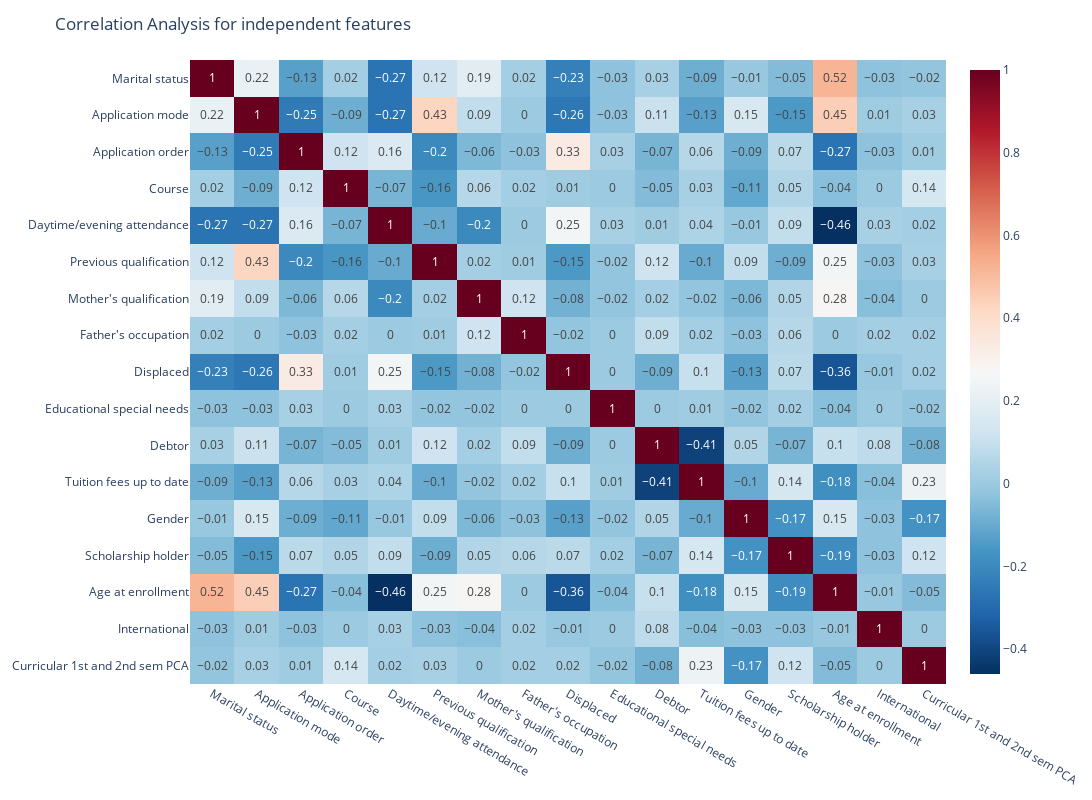

This figure's notebook cell:
### Code cell
fig = px.imshow(data.drop('Target', axis = 1).corr().round(2), text_auto=True, aspect="auto", color_continuous_scale='RdBu_r')
fig.update_layout(title = 'Correlation Analysis for independent features', height=800, width=1500)

fig.show()

### Figure 1 — Plotly figure (JSON) as saved in the notebook; plotly's stock layout.template omitted (floating-point values rounded to 4 significant figures; data arrays with more than 128 entries replaced by an {"elided": "..."} marker saying what was removed)
{"data": [{"coloraxis": "coloraxis", "hovertemplate": "x: %{x}<br>y: %{y}<br>color: %{z}<extra></extra>", "name": "0", "texttemplate": "%{z}", "type": "heatmap", "x": ["Marital status", "Application mode", "Application order", "Course", "Daytime/evening attendance", "Previous qualification", "Mother's qualification", "Father's occupation", "Displaced", "Educational special needs", "Debtor", "Tuition fees up to date", "Gender", "Scholarship holder", "Age at enrollment", "International", "Curricular 1st and 2nd sem PCA"], "xaxis": "x", "y": ["Marital status", "Application mode", "Application order", "Course", "Daytime/evening attendance", "Previous qualification", "Mother's qualification", "Father's occupation", "Displaced", "Educational special needs", "Debtor", "Tuition fees up to date", "Gender", "Scholarship holder", "Age at enrollment", "International", "Curricular 1st and 2nd sem PCA"], "yaxis": "y", "z": {"elided": "17x17 float values"}}], "layout": {"coloraxis": {"colorscale": [[0, "rgb(5,48,97)"], [0.1, "rgb(33,102,172)"], [0.2, "rgb(67,147,195)"], [0.3, "rgb(146,197,222)"], [0.4, "rgb(209,229,240)"], [0.5, "rgb(247,247,247)"], [0.6, "rgb(253,219,199)"], [0.7, "rgb(244,165,130)"], [0.8, "rgb(214,96,77)"], [0.9, "rgb(178,24,43)"], [1, "rgb(103,0,31)"]]}, "height": 800, "margin": {"t": 60}, "title": {"text": "Correlation Analysis for independent features"}, "width": 1500, "xaxis": {"anchor": "y", "domain": [0, 1]}, "yaxis": {"anchor": "x", "autorange": "reversed", "domain": [0, 1]}}}
